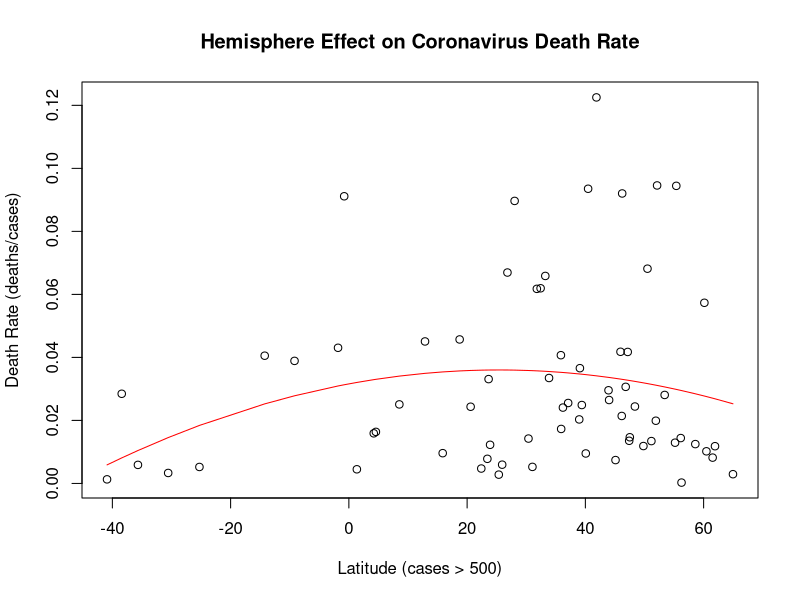

This figure's R source:
c2c <- read.table('coronavirus_coordinates.txt')
png('coronavirus_hemisphere.png')
sig <- c2c[,3]>500
x<-c2c[sig,2]
y<-c2c[sig,4]/c2c[sig,3]
plot(x,y,xlab="Latitude (cases > 500)",ylab="Death Rate (deaths/cases)")
fit <- lm(y ~ x + I(x^2))
lines(sort(x), fitted(fit)[order(x)], col='red', pch=20)
title("Hemisphere Effect on Coronavirus Death Rate")
tmp <- dev.off()
